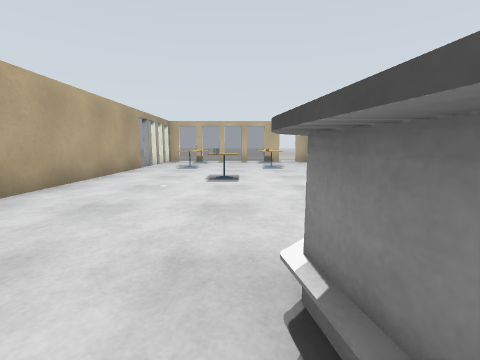
[1] (above)

13 first-person views from a walk through a world built for the Gazebo simulator. The camera is 1 m above the floor, tilts 8° down and sees 90° across. The lines on the ground mark 1 m squares. The floor is counted in squares, 1 m on a side. Each view is taken from the middle of a square. On the plan, view 1 faces up. The plan holds only what a view shows up to about 11 squares ahead; the rest is blank. The robots in the file are not drawn. Gazebo's built-in surfaces are drawn with simple patterns.

[2]
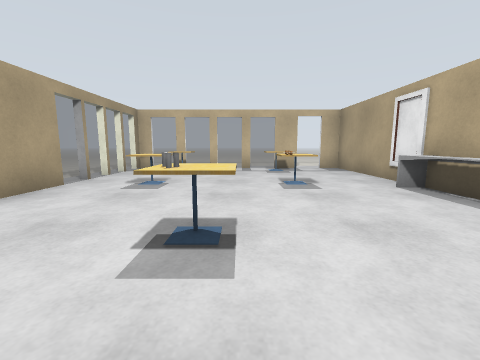

[3]
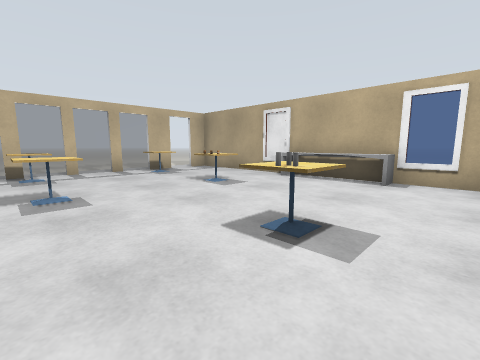

[4]
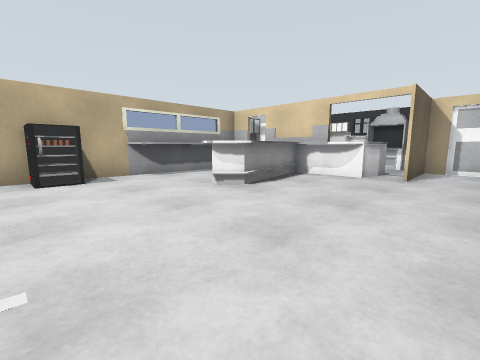

[5]
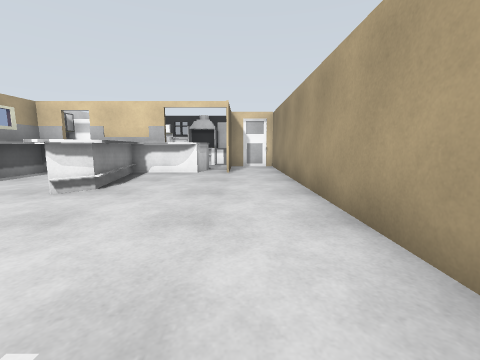

[6]
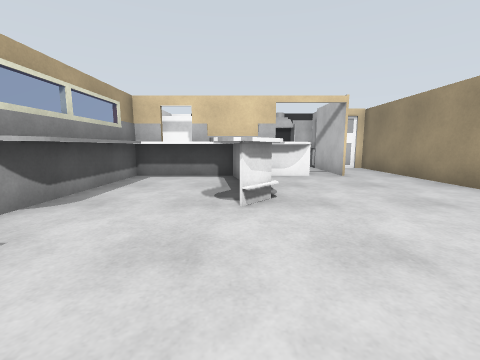

[7]
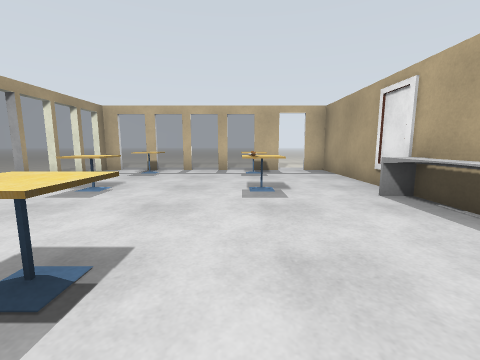

[8]
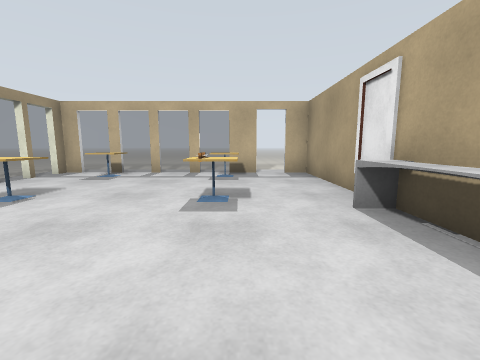

[9]
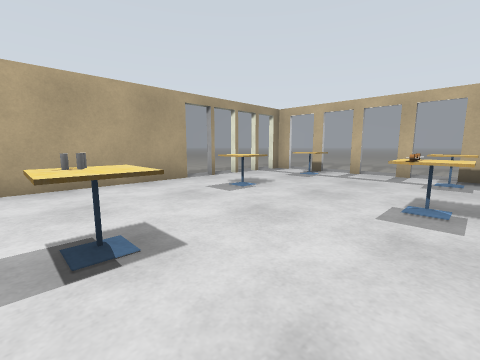

[10]
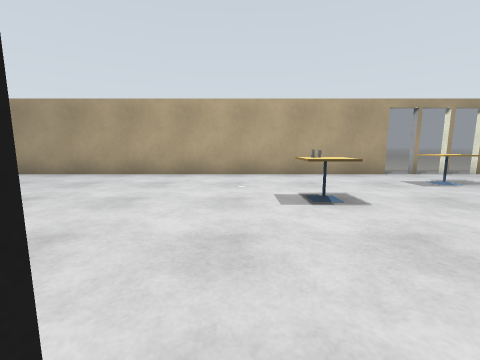

[11]
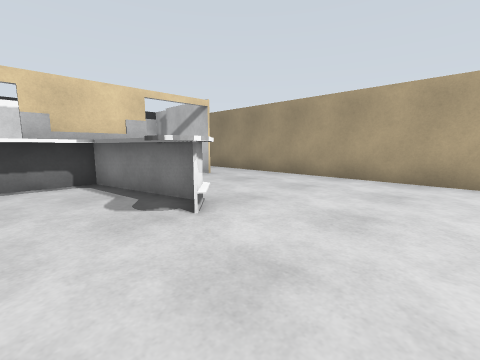

[12]
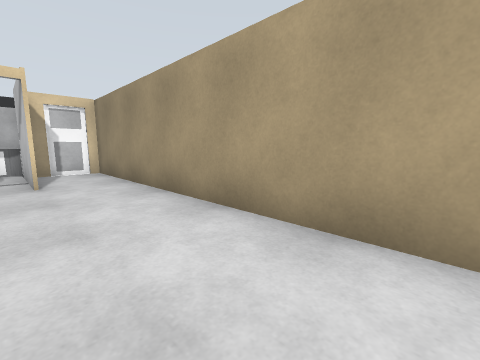

[13]
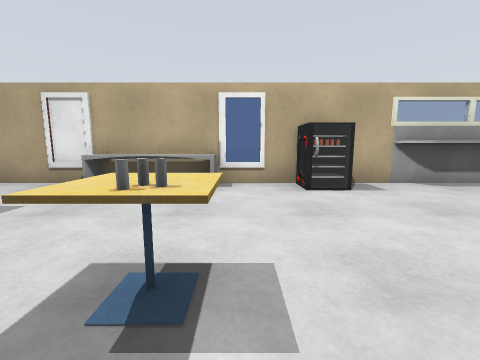

### Floor plan
Key: @ floor where view 1 was taken; # wall or solid block; . floor; = window, fence, low wall or low ledge; T table; C grey cylinder; O other object.
Columns run from 5 left of view 1 to 5 right of it. Each row starts with its distance up from view 1.
 17  ...... ..
 16 #======#.##
 15 =.TT..TT..#
 14 =.........#
 13 =.........#
 12 =.TT.O T..#
 11 #.TT.O T.=#
 10 #.....O..=
  9 #........=
  8 #...CT...=#
  7 #...CT....=
  6 #.........#
  5 #........=#
  4 #.........#
  3 #.........#
  2 #.....#..##
  1 #.....#..#
  0 #....@#..#
 -1 #.....####
 -2 #..#######
 -3 #..##   ##
 -4 #..#    ##
 -5 ####
 -6   ####
 -7   ###

Positions as (right, up) in squares from view 1, and headings:
1: (0, 0), facing up
2: (0, 5), facing up
3: (-3, 6), facing up-right
4: (-4, 6), facing down-right
5: (-3, 7), facing down
6: (1, 6), facing down
7: (1, 6), facing up
8: (2, 7), facing up
9: (2, 7), facing up-left
10: (4, 6), facing left
11: (3, 5), facing down-left
12: (-2, 5), facing down-left
13: (-2, 7), facing right
